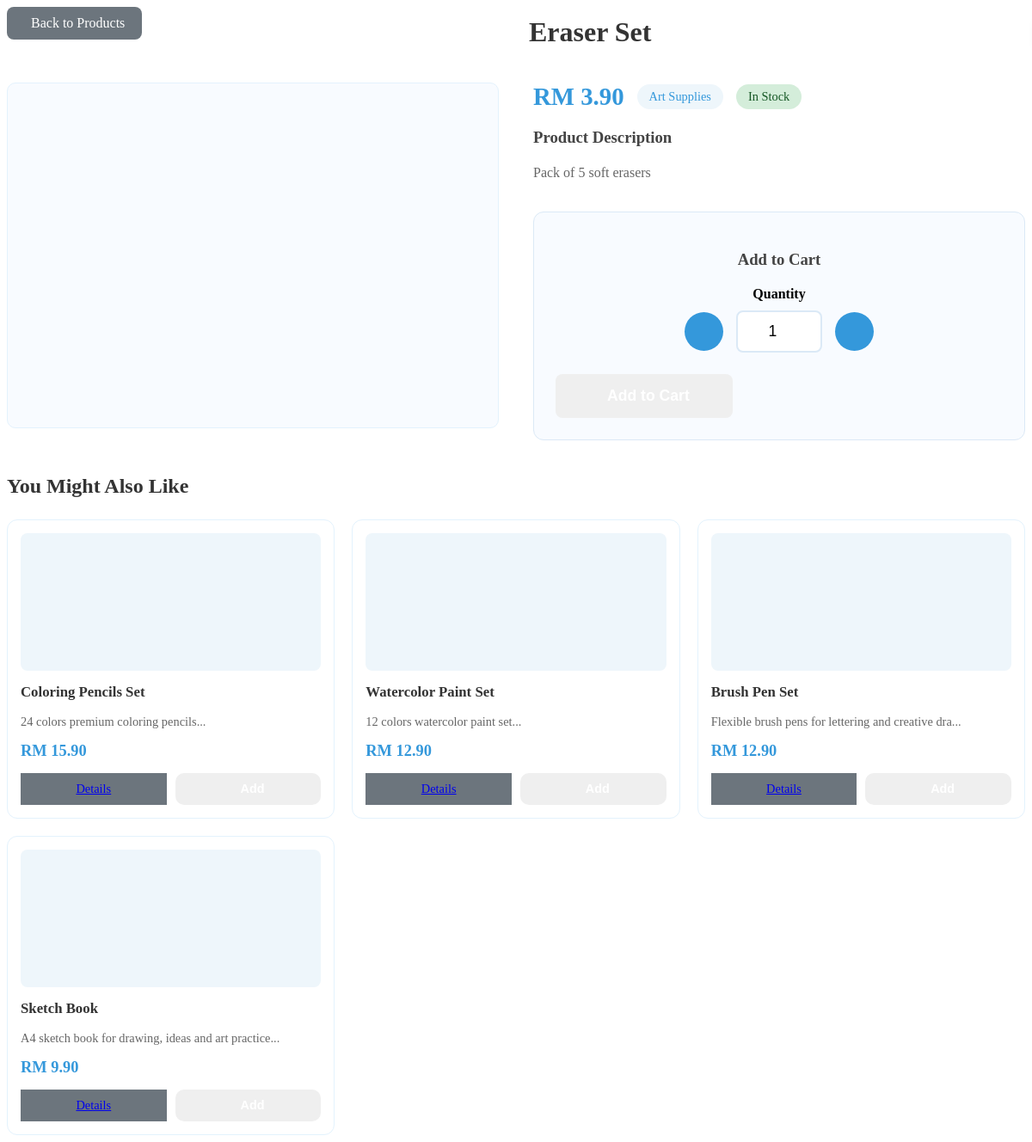
Screenshot of /product-details.php?id=4 with the database file from the repository.
### tables this page shows
CREATE TABLE `products` (
  `id` int(11) NOT NULL,
  `name` varchar(100) NOT NULL,
  `description` text DEFAULT NULL,
  `price` decimal(10,2) NOT NULL,
  `category_id` int(11) DEFAULT NULL,
  `image` varchar(255) DEFAULT 'default.jpg',
  `available` tinyint(1) DEFAULT 1
);

CREATE TABLE `categories` (
  `id` int(11) NOT NULL,
  `name` varchar(50) NOT NULL,
  `description` text DEFAULT NULL,
  `is_active` tinyint(1) DEFAULT 1
);

### product-details.php (the view, shortened to what this page needs)
<?php
$product_id =
    intval($_GET['id']);
$product_sql =
    "SELECT
        p.*,
        c.name AS category_name
     FROM products p
     LEFT JOIN categories c
     ON p.category_id = c.id
     WHERE p.id = $product_id";
$product_result =
    mysqli_query($conn, $product_sql);
?>
<?php
$prod_details =
    mysqli_fetch_assoc($product_result);
$related_products = [];
$related_sql =
    "SELECT *
     FROM products
     WHERE category_id = {$prod_details['category_id']}
     AND id != {$prod_details['id']}
     AND available = 1
     LIMIT 4";
$related_result =
    mysqli_query($conn, $related_sql);
if ($related_result) {
    while (
        $row =
        mysqli_fetch_assoc($related_result)
    ) {
        $related_products[] = $row;
    }
}
?>
<div class="container">
    <div class="content">
        <div class="page-header">
            <a href="menu.php" class="back-button">
                Back to Products
            </a>
            <h1 style="color: #333; text-align: center; flex: 1;">
                <?php echo htmlspecialchars($prod_details['name']); ?>
            </h1>
        </div>
        <div style="display: grid; grid-template-columns: 1fr 1fr; gap: 40px; margin-bottom: 40px;">
            <div>
                <div style="background: #f8fbff; border-radius: 10px; overflow: hidden; position: relative; min-height: 400px; display: flex; align-items: center; justify-content: center; border: 1px solid #e3f2fd;">
                </div>
            </div>
            <div>
                <div style="display: flex; align-items: center; gap: 15px; margin-bottom: 20px; flex-wrap: wrap;">
                    <span class="product-price"
                          style="font-size: 1.8rem; font-weight: bold; color: #3498db;">
                        RM <?php echo number_format($prod_details['price'], 2); ?>
                    </span>
                    <?php if (isset($prod_details['category_name'])): ?>
                        <span style="background: #eef6fb; color: #3498db; padding: 6px 14px; border-radius: 20px; font-size: 0.9rem;">
                            <?php echo htmlspecialchars($prod_details['category_name']); ?>
                        </span>
                    <?php endif; ?>
                    <span style="
                        background: <?php echo $prod_details['available'] ? '#d4edda' : '#f8d7da'; ?>;
                        color: <?php echo $prod_details['available'] ? '#155724' : '#721c24'; ?>;
                        padding: 6px 14px;
                        border-radius: 20px;
                        font-size: 0.9rem;
                    ">
                        <?php echo $prod_details['available'] ? 'In Stock' : 'Out of Stock'; ?>
                    </span>
                </div>
                <div style="margin-bottom: 30px;">
                    <h3 style="color: #444; margin-bottom: 12px;">
                        Product Description
                    </h3>
                    <p style="line-height: 1.8; color: #666;">
                        <?php
                        echo nl2br(
                            htmlspecialchars(
                                $prod_details['description']
                                ?: 'No description available.'
                            )
                        );
                        ?>
                    </p>
                </div>
                <?php if ($prod_details['available']): ?>
                    <div style="background: #f8fbff; padding: 25px; border-radius: 12px; border: 1px solid #dbe9f6;">
                        <h3 style="color: #444; margin-bottom: 20px; text-align: center;">
                            Add to Cart
                        </h3>
                        <div class="form-group" style="margin-bottom: 25px;">
                            <label for="quantity"
                                   style="font-weight: 600; margin-bottom: 10px; display: block; text-align: center;">
                                Quantity
                            </label>
                            <div style="display: flex; align-items: center; justify-content: center; gap: 15px;">
                                <button type="button"
                                        onclick="updateQuantity(-1)"
                                        style="width: 45px; height: 45px; border: none; background: #3498db; color: white; border-radius: 50%; cursor: pointer; font-size: 1.1rem;">
                                </button>
                                <input
                                    type="number"
                                    id="quantity"
                                    name="quantity"
                                    value="1"
                                    min="1"
                                    max="10"
                                    style="width: 100px; text-align: center; padding: 12px; border: 2px solid #dbe9f6; border-radius: 8px; font-size: 1.1rem;"
                                >
                                <button type="button"
                                        onclick="updateQuantity(1)"
                                        style="width: 45px; height: 45px; border: none; background: #3498db; color: white; border-radius: 50%; cursor: pointer; font-size: 1.1rem;">
                                </button>
                            </div>
                        </div>
                        <div style="text-align: center;">
                            <button
                                type="button"
                                id="add-to-cart-btn"
                                class="btn-add-cart"
                                style="padding: 15px 50px; font-size: 1.1rem; border-radius: 8px;"
                                data-product-id="<?php echo $prod_details['id']; ?>"
                                data-product-name="<?php echo htmlspecialchars($prod_details['name']); ?>"
                            >
                            </button>
                        </div>
                    </div>
                <?php endif; ?>
            </div>
        </div>
        <?php if (!empty($related_products)): ?>
            <div class="popular-items">
                <h2 style="color: #333; margin-bottom: 25px;">
                    You Might Also Like
                </h2>
                <div class="products-grid"
                     style="display: grid; grid-template-columns: repeat(4, 1fr); gap: 20px;">
                    <?php foreach ($related_products as $related): ?>
                        <div class="product-card"
                             style="border: 1px solid #e3f2fd; border-radius: 12px; padding: 15px; background: white; transition: all 0.3s;">
                            <?php
                            $related_image_path =
                                'images/products/' .
                                $related['image'];
                            ?>
                            <?php if (
                                file_exists($related_image_path) &&
                                $related['image'] != 'default.jpg'
                            ): ?>
                                <div style="height: 160px; overflow: hidden; border-radius: 8px; margin-bottom: 15px; background: #f8fbff; display: flex; align-items: center; justify-content: center;">
                                    <img
                                        src="<?php echo $related_image_path; ?>"
                                        alt="<?php echo htmlspecialchars($related['name']); ?>"
                                        style="width: 100%; height: 100%; object-fit: contain; padding: 12px;"
                                    >
                                </div>
                            <?php else: ?>
                                <div style="height: 160px; background: #eef6fb; display: flex; align-items: center; justify-content: center; border-radius: 8px; margin-bottom: 15px;">
                                </div>
                            <?php endif; ?>
                            <h3 style="margin: 10px 0; font-size: 1.05rem; color: #333;">
                                <?php echo htmlspecialchars($related['name']); ?>
                            </h3>
                            <p style="color: #666; font-size: 0.9rem; margin-bottom: 12px; line-height: 1.5;">
                                <?php
                                echo substr(
                                    htmlspecialchars(
                                        $related['description']
                                        ?: 'No description available'
                                    ),
                                    0,
                                    50
                                );
                                ?>...
                            </p>
                            <div class="product-price"
                                 style="color: #3498db; font-weight: bold; font-size: 1.15rem; margin-bottom: 15px;">
                                RM <?php echo number_format($related['price'], 2); ?>
                            </div>
                            <div style="display: flex; gap: 10px;">
                                <a href="product-details.php?id=<?php echo $related['id']; ?>"
                                   class="btn"
                                   style="flex: 1; padding: 10px; font-size: 0.9rem; background: #6c757d; text-align: center;">
                                    Details
                                </a>
                                <button
                                    type="button"
                                    class="btn-add-cart add-to-cart-btn"
                                    style="flex: 1; padding: 10px; font-size: 0.9rem;"
                                    data-product-id="<?php echo $related['id']; ?>"
                                    data-product-name="<?php echo htmlspecialchars($related['name']); ?>"
                                >
                                </button>
                            </div>
                        </div>
                    <?php endforeach; ?>
                </div>
            </div>
        <?php endif; ?>
    </div>
</div>

### product-details.php (style rules this page uses)
.btn-add-cart { flex: 1; background: linear-gradient( 135deg, ); color: white; border: none; padding: 12px; border-radius: 10px; cursor: pointer; font-weight: 600; font-size: 1rem; transition: all 0.3s; display: flex; align-items: center; justify-content: center; gap: 10px; position: relative; overflow: hidden; }
.btn-add-cart::after { content: ''; position: absolute; top: 50%; left: 50%; width: 5px; height: 5px; background: rgba(255, 255, 255, 0.5); opacity: 0; border-radius: 100%; transform: scale(1, 1) translate(-50%); transform-origin: 50% 50%; }
.back-button { display: inline-flex; align-items: center; gap: 8px; padding: 10px 20px; background: #6c757d; color: white; text-decoration: none; border-radius: 8px; font-weight: 500; transition: all 0.3s; border: none; cursor: pointer; margin-bottom: 20px; }
.page-header { display: flex; align-items: center; gap: 15px; margin-bottom: 30px; }
.page-header h1 { margin: 0; flex: 1; }
@media (max-width: 1200px) { .products-grid[ style*="grid-template-columns: repeat(4, 1fr)" ] { grid-template-columns: repeat(3, 1fr) !important; } }

### rows the page displays
products: name "Eraser Set", price "3.90", category.name "Art Supplies", description "Pack of 5 soft erasers"
products: name "Coloring Pencils Set", description "24 colors premium coloring pencils", price "15.90"
products: name "Watercolor Paint Set", description "12 colors watercolor paint set", price "12.90"
products: name "Brush Pen Set", description "Flexible brush pens for lettering and creative dra", price "12.90"
products: name "Sketch Book", description "A4 sketch book for drawing, ideas and art practice", price "9.90"
